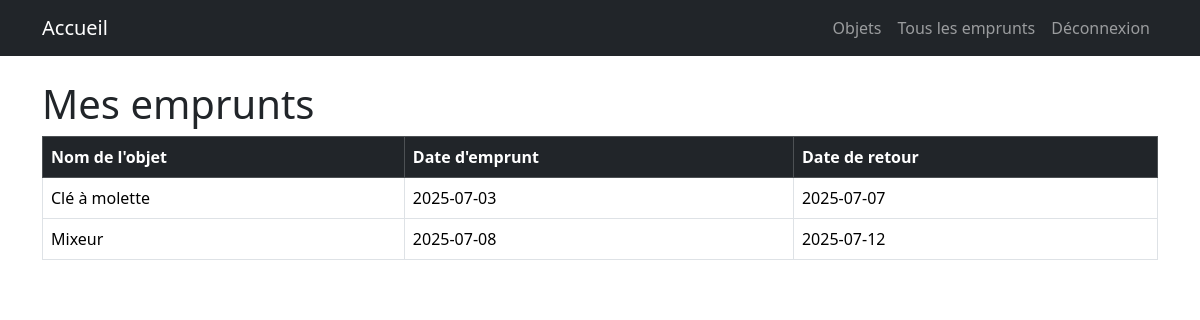
Page /page/mes_emprunts.php (signed in) on the committed database.
### tables this page shows
CREATE TABLE emprunt (
    id_emprunt INT AUTO_INCREMENT PRIMARY KEY,
    id_objet INT,
    id_membre INT,
    date_emprunt DATE,
    date_retour DATE,
    FOREIGN KEY (id_objet) REFERENCES objet(id_objet),
    FOREIGN KEY (id_membre) REFERENCES membre(id_membre)
);

CREATE TABLE objet (
    id_objet INT AUTO_INCREMENT PRIMARY KEY,
    nom_objet VARCHAR(100),
    id_categorie INT,
    id_membre INT,
    FOREIGN KEY (id_categorie) REFERENCES categorie_objet(id_categorie),
    FOREIGN KEY (id_membre) REFERENCES membre(id_membre)
);

### inc/function.php (called while the page is built, shortened)
<?php
function dbconnect() {
    try {
        $pdo = new PDO('mysql:host=localhost;dbname=emprunt_objet', 'root', '');
        $pdo->setAttribute(PDO::ATTR_ERRMODE, PDO::ERRMODE_EXCEPTION);
        return $pdo;
    } catch (PDOException $e) {
        die("Erreur de connexion : " . $e->getMessage());
    }
}
function getEmpruntsByMembre($id_membre) {
    $pdo = dbconnect();
    $stmt = $pdo->prepare("SELECT e.*, o.nom_objet FROM emprunt e
                           JOIN objet o ON e.id_objet = o.id_objet
                           WHERE e.id_membre=?");
    $stmt->execute([$id_membre]);
    return $stmt->fetchAll(PDO::FETCH_ASSOC);
}
?>

### page/mes_emprunts.php (the view, shortened to what this page needs)
<?php
include('../inc/function.php');
$id_membre = $_SESSION['membre']['id_membre'];
$mes_emprunts = getEmpruntsByMembre($id_membre);
?>
<!DOCTYPE html>
<html lang="fr">
<head>
    <link href="../assets/css/bootstrap.min.css" rel="stylesheet">
</head>
<body>
<nav class="navbar navbar-expand-lg navbar-dark bg-dark">
    <div class="container">
        <a class="navbar-brand" href="accueil.php">Accueil</a>
        <div class="collapse navbar-collapse">
            <ul class="navbar-nav ms-auto">
                <li class="nav-item">
                    <a class="nav-link" href="liste_objets.php">Objets</a>
                </li>
                <li class="nav-item">
                    <a class="nav-link" href="emprunts.php">Tous les emprunts</a>
                </li>
                <li class="nav-item">
                    <a class="nav-link" href="logout.php">Déconnexion</a>
                </li>
            </ul>
        </div>
    </div>
</nav>
<div class="container mt-4">
    <h1>Mes emprunts</h1>
    <?php if (count($mes_emprunts) === 0): ?>
        <div class="alert alert-info">Vous n'avez aucun emprunt en cours.</div>
    <?php else: ?>
        <table class="table table-bordered">
            <thead class="table-dark">
                <tr>
                    <th>Nom de l'objet</th>
                    <th>Date d'emprunt</th>
                    <th>Date de retour</th>
                </tr>
            </thead>
            <tbody>
                <?php foreach ($mes_emprunts as $emprunt): ?>
                    <tr>
                        <td><?= htmlspecialchars($emprunt['nom_objet']) ?></td>
                        <td><?= htmlspecialchars($emprunt['date_emprunt']) ?></td>
                        <td><?= htmlspecialchars($emprunt['date_retour']) ?></td>
                    </tr>
                <?php endforeach; ?>
            </tbody>
        </table>
    <?php endif; ?>
</div>
</body>
</html>

### rows in the picture
emprunt: id_objet.nom_objet "Clé à molette", date_emprunt "2025-07-03", date_retour "2025-07-07"
emprunt: id_objet.nom_objet "Mixeur", date_emprunt "2025-07-08", date_retour "2025-07-12"
